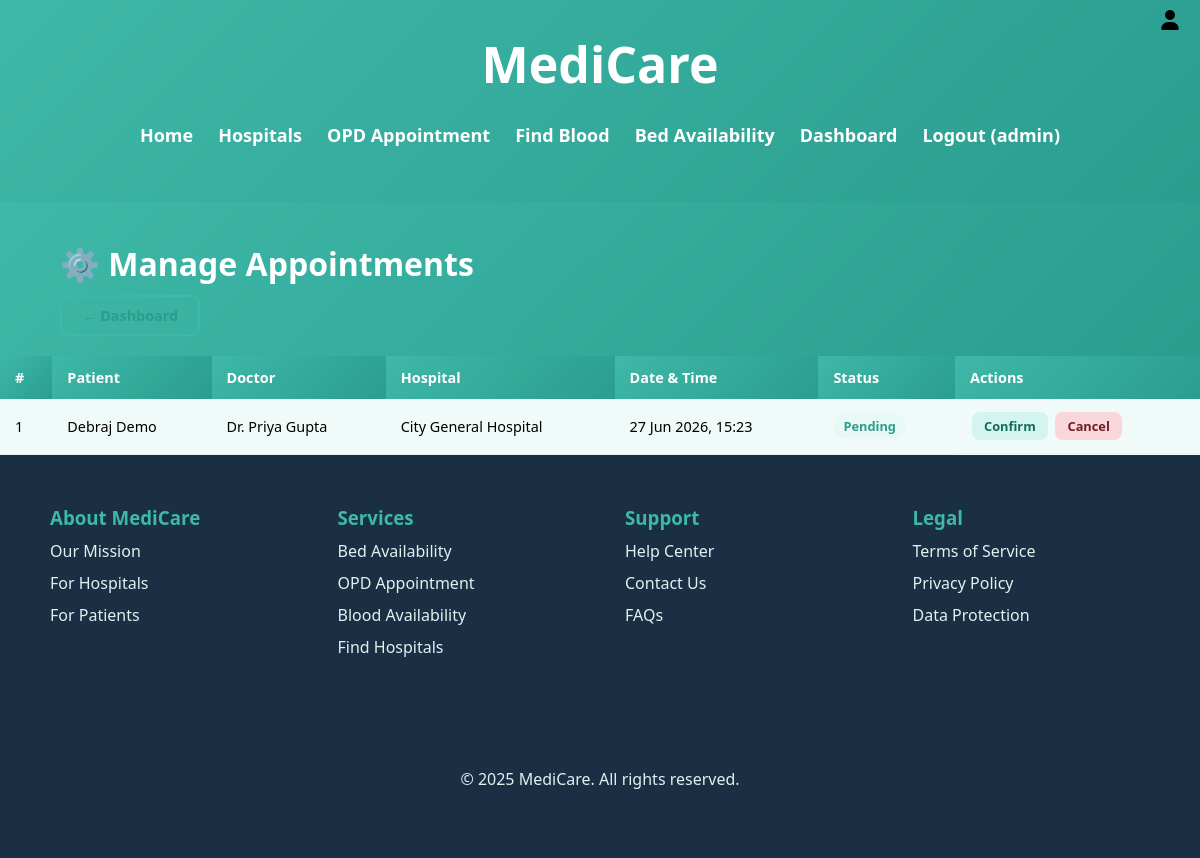
Page /appointments/manage/ (signed in) on the committed database.
### core/models.py (models this page shows, shortened)
class Appointment(models.Model):
    STATUS_CHOICES = [
        ('PENDING', 'Pending'),
        ('CONFIRMED', 'Confirmed'),
        ('CANCELLED', 'Cancelled'),
        ('COMPLETED', 'Completed'),
    ]
    patient = models.ForeignKey(Patient, on_delete=models.CASCADE, blank=True, null=True)
    doctor = models.ForeignKey(Doctor, on_delete=models.CASCADE, blank=True, null=True)
    slot = models.DateTimeField()
    status = models.CharField(max_length=10, choices=STATUS_CHOICES, default='PENDING')
    notes = models.TextField(blank=True, null=True)
    created_at = models.DateTimeField(auto_now_add=True, null=True)

class Patient(models.Model):
    user = models.ForeignKey(User, on_delete=models.CASCADE)
    phone = models.CharField(max_length=15, blank=True, null=True)
    date_of_birth = models.DateField(blank=True, null=True)
    blood_group = models.CharField(max_length=5, blank=True, null=True)
    def __str__(self):
        return self.user.get_full_name() or self.user.username

class Doctor(models.Model):
    user = models.ForeignKey(User, on_delete=models.CASCADE)
    department = models.ForeignKey(Department, on_delete=models.CASCADE)
    opd_duration = models.PositiveIntegerField(help_text="OPD duration in minutes")
    qualification = models.CharField(max_length=100, blank=True, null=True)
    experience_years = models.PositiveIntegerField(default=0)
    def __str__(self):
        return f"Dr. {self.user.get_full_name() or self.user.username}"

class Department(models.Model):
    DEPARTMENT_CHOICES = [
        ('EMERGENCY', 'Emergency'),
        ('CHEST', 'Chest'),
        ('HEART', 'Heart'),
        ('ORTHO', 'Orthopedic'),
        ('GENERAL', 'General'),
        ('NEURO', 'Neurology'),
        ('PEDIATRIC', 'Pediatric'),
    ]
    hospital = models.ForeignKey(Hospital, on_delete=models.CASCADE)
    name = models.CharField(max_length=50, choices=DEPARTMENT_CHOICES)

class Hospital(models.Model):
    name = models.CharField(max_length=100)
    address = models.TextField(blank=True, null=True)
    phone = models.CharField(max_length=20, blank=True, null=True)
    display = models.ImageField(upload_to='hospitals/', blank=True, null=True)

### core/views.py (the view, shortened to what this page needs)
# urls.py: path('appointments/manage/', views.manage_appointments, name='manage_appointments'),
@login_required(login_url='/login/')
def manage_appointments(request):
    if not request.user.is_staff:
        return redirect('home')
    appointments = Appointment.objects.all().select_related(
        'patient__user', 'doctor__user', 'doctor__department__hospital'
    ).order_by('-created_at')
    return render(request, 'core/manage_appointments.html', {'appointments': appointments})

### core/templates/core/manage_appointments.html (shortened to what this page needs)
{% extends 'core/base.html' %}
{% block content %}
<div class="page-header">
    <h1>⚙️ Manage Appointments</h1>
    <a href="{% url 'dashboard' %}" class="btn btn-outline">← Dashboard</a>
</div>
<div class="table-wrapper">
    <table class="data-table">
        <thead>
            <tr><th>#</th><th>Patient</th><th>Doctor</th><th>Hospital</th><th>Date & Time</th><th>Status</th><th>Actions</th></tr>
        </thead>
        <tbody>
            {% for appt in appointments %}
            <tr>
                <td>{{ appt.pk }}</td>
                <td>{{ appt.patient }}</td>
                <td>{{ appt.doctor }}</td>
                <td>{{ appt.doctor.department.hospital.name }}</td>
                <td>{{ appt.slot|date:"d M Y, H:i" }}</td>
                <td>
                    <span class="badge
                        {% if appt.status == 'CONFIRMED' %}badge-green
                        {% elif appt.status == 'CANCELLED' %}badge-red
                        {% elif appt.status == 'COMPLETED' %}badge-grey
                        {% else %}badge-blue{% endif %}">
                        {{ appt.get_status_display }}
                    </span>
                </td>
                <td class="action-btns">
                    {% if appt.status == 'PENDING' %}
                    <form method="POST" style="display:inline;">
                        <button name="action" value="confirm" class="btn btn-sm badge-green">Confirm</button>
                        <button name="action" value="cancel" class="btn btn-sm badge-red">Cancel</button>
                    </form>
                    {% else %}
                    <span class="muted">—</span>
                    {% endif %}
                </td>
            </tr>
            {% empty %}
            <tr><td colspan="7" style="text-align:center;padding:30px;">No appointments found.</td></tr>
            {% endfor %}
        </tbody>
    </table>
</div>
{% endblock %}

### core/templates/core/base.html (shortened to what this page needs)
<!DOCTYPE html>
{% load static %}
<html lang="en">
<head>
    <link rel="stylesheet" href="{% static 'styles/style.css' %}">
    <link rel="stylesheet" href="{% static 'styles/extra.css' %}">
</head>
<body>
    <div class="heading">
        <div class="nav">
            <a href="{% url 'home' %}" style="text-decoration:none;color:white;"><h1>MediCare</h1></a>
            <a href="{% if user.is_authenticated %}{% url 'logout' %}{% else %}{% url 'login' %}{% endif %}">
                <img class="logoImg" src="{% static 'assets/login.svg' %}" alt="login" title="{% if user.is_authenticated %}Logout{% else %}Login{% endif %}">
            </a>
        </div>
        <nav>
            <ul id="sidemenu">
                <li><a href="{% url 'home' %}">Home</a></li>
                <li><a href="{% url 'hospitals' %}">Hospitals</a></li>
                <li><a href="{% url 'book_appointment' %}">OPD Appointment</a></li>
                <li><a href="{% url 'blood_search' %}">Find Blood</a></li>
                <li><a href="{% url 'bed_availability' %}">Bed Availability</a></li>
                {% if user.is_authenticated %}
                    {% if user.is_staff %}
                    <li><a href="{% url 'dashboard' %}">Dashboard</a></li>
                    {% else %}
                    <li><a href="{% url 'my_appointments' %}">My Appointments</a></li>
                    {% endif %}
                    <li><a href="{% url 'logout' %}">Logout ({{ user.first_name|default:user.username }})</a></li>
                {% else %}
                    <li><a href="{% url 'login' %}">Login</a></li>
                    <li><a href="{% url 'register' %}">Register</a></li>
                {% endif %}
            </ul>
        </nav>
    </div>
    <main>
        {% block content %}{% endblock %}
    </main>
    <footer>
        <div class="foot">
            <div class="footer-elements">
                <h3>About MediCare</h3>
                <a href="{% url 'home' %}">Our Mission</a>
                <a href="{% url 'hospitals' %}">For Hospitals</a>
                <a href="{% url 'register' %}">For Patients</a>
            </div>
            <div class="footer-elements">
                <h3>Services</h3>
                <a href="{% url 'bed_availability' %}">Bed Availability</a>
                <a href="{% url 'book_appointment' %}">OPD Appointment</a>
                <a href="{% url 'blood_search' %}">Blood Availability</a>
                <a href="{% url 'hospitals' %}">Find Hospitals</a>
            </div>
            <div class="footer-elements">
                <h3>Support</h3>
                <a href="#">Help Center</a>
                <a href="#">Contact Us</a>
                <a href="#">FAQs</a>
            </div>
            <div class="footer-elements">
                <h3>Legal</h3>
                <a href="#">Terms of Service</a>
                <a href="#">Privacy Policy</a>
                <a href="#">Data Protection</a>
            </div>
        </div>
        <div class="rights">
            <p>© 2025 MediCare. All rights reserved.</p>
        </div>
    </footer>
</body>
</html>

### static/styles/style.css (style rules this page uses)
* { padding: 0; margin: 0; font-family: 'Segoe UI', Tahoma, Geneva, Verdana, sans-serif; }
body { background-color: #f0faf8; min-width: 100%; }
.logoImg { width: 20px; height: 20px; position: absolute; right: 20px; top: 10px; transition: filter 0.1s ease-in-out; }
.nav { display: flex; justify-content: center; align-items: center; }
.heading { width: 100%; background: linear-gradient(135deg, #3eb8a8, #2a9d8f); color: white; padding: 30px 0; text-align: center; }
.heading h1 { font-size: 50px; }
nav ul { list-style: none; padding: 15px 0; margin: 10px 0; display: flex; justify-content: center; gap: 25px; }
nav ul li { display: inline; }
nav ul li a { color: white; text-decoration: none; font-size: 18px; font-weight: bold; position: relative; }
nav ul li a:after { content: ''; height: 3px; width: 0; position: absolute; background: #ffe066; left: 0; bottom: -6px; transition: 0.5s; }
footer { background: #1a2e44; }
.foot { display: grid; grid-template-columns: 1fr 1fr 1fr 1fr; background: #1a2e44; color: #e0f2ef; padding: 50px; gap: 50px; }
.footer-elements { display: flex; flex-direction: column; gap: 10px; text-decoration: none; }
.footer-elements h3 { font-weight: 900; color: #3eb8a8; }
.footer-elements a { font-weight: 200; text-decoration: none; color: #e0f2ef; }
.rights { height: 5rem; padding: 10px 0; color: #e0f2ef; display: flex; justify-content: center; background: #1a2e44; }

### static/styles/extra.css (style rules this page uses)
:root { --teal: #3eb8a8; --teal-dark: #2a9d8f; --teal-light: #e8f8f6; --navy: #1a2e44; --navy-light: #2d4a6b; --white: #ffffff; --body-bg: #f0faf8; --text: #2c3e50; --text-soft: #5a7184; --border: #e0f2ef; }
.page-header { padding: 40px 60px 20px; background: linear-gradient(135deg, #3eb8a8, #2a9d8f); border-bottom: none; }
.page-header h1 { font-size: 2rem; color: white; }
.badge { padding: 4px 10px; border-radius: 20px; font-size: 0.8rem; font-weight: 600; display: inline-block; }
.badge-green { background: #d4f5ef; color: #0f6e56; }
.badge-red { background: #f8d7da; color: #721c24; }
.badge-blue { background: var(--teal-light); color: var(--teal-dark); }
.btn { display: inline-block; padding: 9px 20px; border-radius: 8px; font-size: 0.9rem; font-weight: 600; text-decoration: none; cursor: pointer; border: none; transition: all 0.2s; margin-top: 10px; }
.btn-outline { background: transparent; color: var(--teal-dark); border: 2px solid var(--teal); }
.btn-sm { padding: 5px 12px; font-size: 0.8rem; margin: 2px; }
.table-wrapper { overflow-x: auto; }
.data-table { width: 100%; border-collapse: collapse; font-size: 0.9rem; }
.data-table th { background: linear-gradient(135deg, var(--teal), var(--teal-dark)); color: white; padding: 12px 15px; text-align: left; }
.data-table td { padding: 11px 15px; border-bottom: 1px solid var(--border); }
.action-btns { display: flex; gap: 5px; flex-wrap: wrap; }

### rows in the picture
Appointment: pk "1", patient "Debraj Demo", doctor "Dr. Priya Gupta", doctor.department.hospital.name "City General Hospital", slot "27 Jun 2026, 15:23", status "Pending"

### other values in the picture
{{ user.first_name|default:user.username }} "admin"
